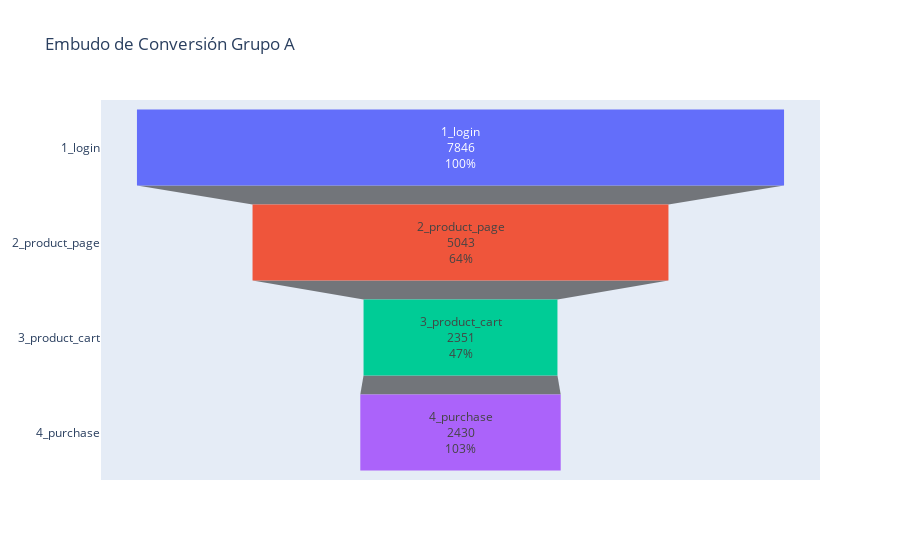

Notebook code for this chart:
### Code cell
colores = ['#636EFA', '#EF553B', '#00CC96', '#AB63FA', '#FFA15A'] 
embudo_gr = go.Figure(go.Funnel(
    y=embudo_a['event_name'],
    x=embudo_a['user_id'],
    textinfo="label+value+percent previous",  # Controla el tipo de texto que deseas mostrar
    text=embudo_a['tasa_conv'],  # Texto personalizado
    marker = dict(color = colores)
))
embudo_gr.update_layout(title="Embudo de Conversión Grupo A")
embudo_gr.show()

### Figure 1 — Plotly figure (JSON) as saved in the notebook; plotly's stock layout.template omitted (floating-point values rounded to 4 significant figures)
{"data": [{"marker": {"color": ["#636EFA", "#EF553B", "#00CC96", "#AB63FA", "#FFA15A"]}, "text": [100, 64.27, 46.62, 103.4], "textinfo": "label+value+percent previous", "type": "funnel", "x": [7846, 5043, 2351, 2430], "y": ["1_login", "2_product_page", "3_product_cart", "4_purchase"]}], "layout": {"title": {"text": "Embudo de Conversión Grupo A"}}}
